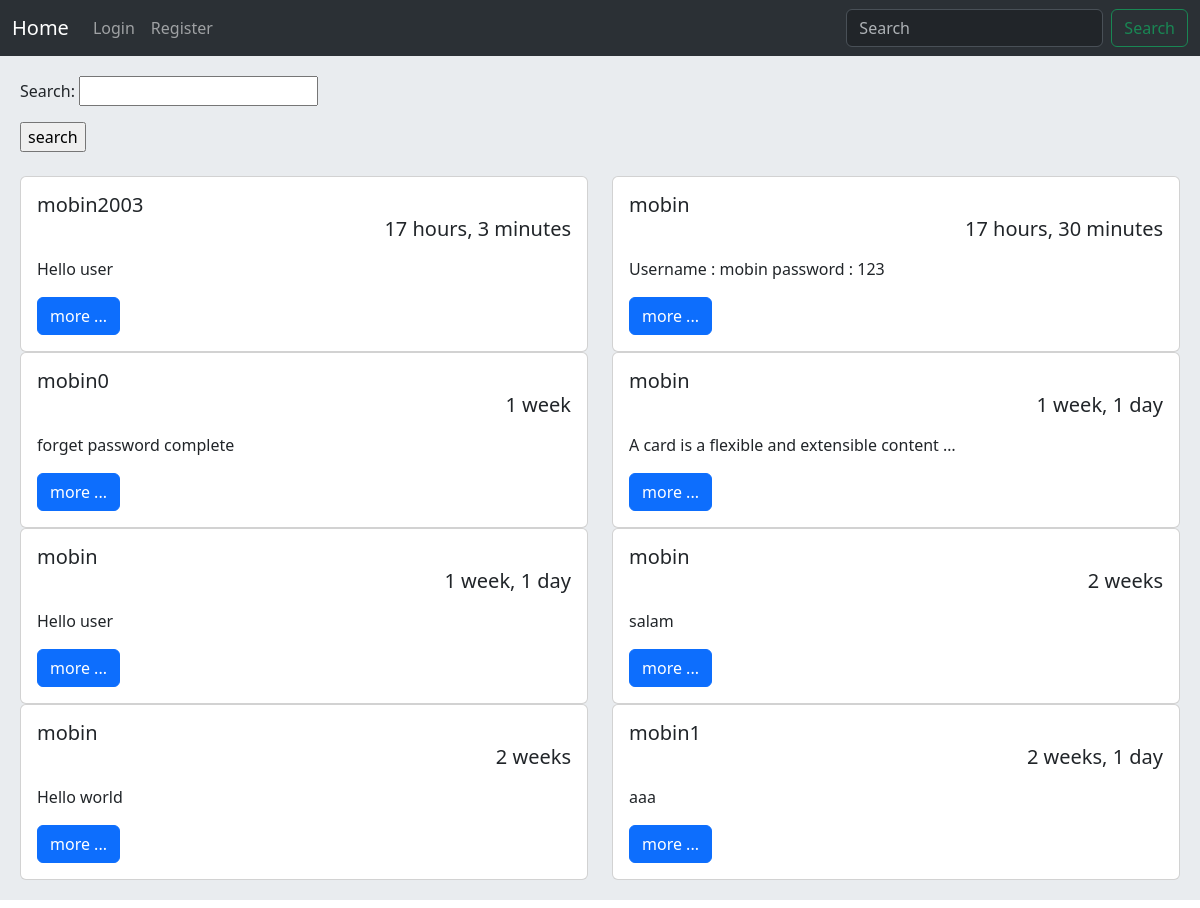
The page / on the database its author committed.
### home/models.py (models this page shows, shortened)
class Post(models.Model):
    user = models.ForeignKey(User,on_delete=models.CASCADE , related_name='posts')
    body = models.TextField()
    slug = models.SlugField()
    created = models.DateTimeField(auto_now_add=True)
    updated = models.DateTimeField(auto_now=True)
    class Meta :
        ordering = ('-created',)
    def get_absolute_url(self):
        return reverse('home:post_detail',args=(self.id , self.slug))

### home/views.py (the view)
# urls.py: path('' ,views.HomeView.as_view(),name='home'),
class HomeView(View):
    form_class = PostSearchForm
    def get(self , request):
        posts = Post.objects.all()
        if request.GET.get('search'):
            posts = posts.filter(body__contains=request.GET['search'])
        return render(request , 'home/index2.html',{'posts':posts,'form':self.form_class})

### home/templates/home/index2.html
{% extends "base.html" %}
{% block content %}
<form method="get">
  {{ form.as_p }}
  <input type="submit" value="search">
</form><br/>
<div class="row">
{% for post in posts %}
    <div class="col-sm-6 mb-3 mb-sm-0">
      <div class="card">
        <div class="card-body">
          <h5 class="card-title">{{ post.user.username }}<p class="text-end">{{ post.created|timesince }}</p></h5>
          <p class="card-text">{{ post.body|truncatewords:8 }}</p>
          <a href="{{ post.get_absolute_url }}" class="btn btn-primary">more ...</a>
        </div>
      </div>
    </div>
{% endfor %}
</div>
{% endblock content %}

### rows shown on the page
Post: user.username "mobin2003", created "17 hours, 3 minutes", body "Hello user"
Post: user.username "mobin", created "17 hours, 30 minutes", body "Username : mobin password : 123"
Post: user.username "mobin0", created "1 week", body "forget password complete"
Post: user.username "mobin", created "1 week, 1 day", body "A card is a flexible and extensible content …"
Post: user.username "mobin", created "1 week, 1 day", body "Hello user"
Post: user.username "mobin", created "2 weeks", body "salam"
Post: user.username "mobin", created "2 weeks", body "Hello world"
Post: user.username "mobin1", created "2 weeks, 1 day", body "aaa"
